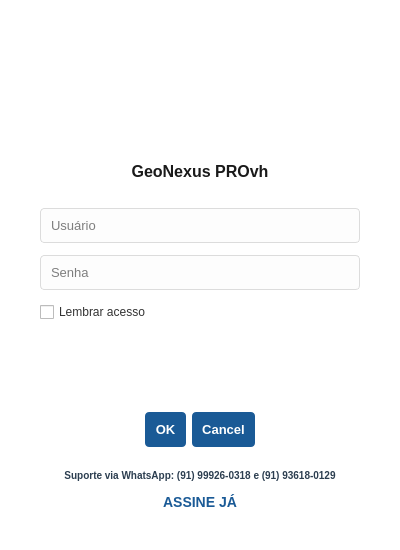
<?xml version="1.0" encoding="UTF-8"?>
<ui version="4.0">
 <class>LoginForm</class>
 <widget class="QDialog" name="LoginForm">
  <property name="geometry">
   <rect>
    <x>0</x>
    <y>0</y>
    <width>400</width>
    <height>550</height>
   </rect>
  </property>
  <property name="windowTitle">
   <string>GeoNexus PROvh - Login</string>
  </property>
  <property name="styleSheet">
   <string notr="true">
    QDialog {
        background-color: #ffffff;
    }
    QLabel#titleLabel {
        color: #1a1a1a;
        font-size: 16px;
        font-weight: bold;
    }
    QLineEdit {
        border: 1px solid #dcdcdc;
        border-radius: 4px;
        padding: 8px;
        background-color: #fdfdfd;
        font-size: 13px;
    }
    QLineEdit:focus {
        border: 1px solid #1a5a96;
        background-color: #ffffff;
    }
    QCheckBox {
        color: #333333;
        font-size: 12px;
    }
    QPushButton {
        background-color: #1a5a96;
        color: white;
        border-radius: 4px;
        padding: 10px;
        font-weight: bold;
        font-size: 13px;
    }
    QPushButton:hover {
        background-color: #2980b9;
    }
    QLabel#subscribeLabel {
        color: #1a5a96;
        font-size: 14px;
        font-weight: bold;
        text-decoration: none;
    }
    QLabel#subscribeLabel:hover {
        color: #2980b9;
    }
   </string>
  </property>
  <layout class="QVBoxLayout" name="verticalLayout">
   <property name="spacing">
    <number>12</number>
   </property>
   <property name="leftMargin">
    <number>40</number>
   </property>
   <property name="topMargin">
    <number>40</number>
   </property>
   <property name="rightMargin">
    <number>40</number>
   </property>
   <property name="bottomMargin">
    <number>40</number>
   </property>
   <item>
    <layout class="QHBoxLayout" name="horizontalLayoutLogo">
     <item>
      <spacer name="horizontalSpacerLeft">
       <property name="orientation"><enum>Qt::Horizontal</enum></property>
       <property name="sizeHint" stdset="0"><size><width>40</width><height>20</height></size></property>
      </spacer>
     </item>
     <item>
      <widget class="QLabel" name="logoLabel">
       <property name="minimumSize"><size><width>250</width><height>100</height></size></property>
       <property name="maximumSize"><size><width>250</width><height>100</height></size></property>
       <property name="text"><string/></property>
       <property name="pixmap"><pixmap>logo_geonexus.png</pixmap></property>
       <property name="scaledContents"><bool>true</bool></property>
       <property name="alignment"><set>Qt::AlignCenter</set></property>
      </widget>
     </item>
     <item>
      <spacer name="horizontalSpacerRight">
       <property name="orientation"><enum>Qt::Horizontal</enum></property>
       <property name="sizeHint" stdset="0"><size><width>40</width><height>20</height></size></property>
      </spacer>
     </item>
    </layout>
   </item>
   <item>
    <spacer name="verticalSpacer_top">
     <property name="orientation"><enum>Qt::Vertical</enum></property>
     <property name="sizeType"><enum>QSizePolicy::Fixed</enum></property>
     <property name="sizeHint" stdset="0"><size><width>20</width><height>10</height></size></property>
    </spacer>
   </item>
   <item>
    <widget class="QLabel" name="titleLabel">
     <property name="text"><string>GeoNexus PROvh</string></property>
     <property name="alignment"><set>Qt::AlignCenter</set></property>
    </widget>
   </item>
   <item>
    <spacer name="verticalSpacer_mid">
     <property name="orientation"><enum>Qt::Vertical</enum></property>
     <property name="sizeType"><enum>QSizePolicy::Fixed</enum></property>
     <property name="sizeHint" stdset="0"><size><width>20</width><height>15</height></size></property>
    </spacer>
   </item>
   <item>
    <widget class="QLineEdit" name="lineUser">
     <property name="placeholderText"><string>Usuário</string></property>
    </widget>
   </item>
   <item>
    <widget class="QLineEdit" name="linePass">
     <property name="echoMode"><enum>QLineEdit::Password</enum></property>
     <property name="placeholderText"><string>Senha</string></property>
    </widget>
   </item>
   <item>
    <widget class="QCheckBox" name="saveCredentialsCheckBox">
     <property name="text"><string>Lembrar acesso</string></property>
    </widget>
   </item>
   <item>
    <spacer name="verticalSpacer_bottom">
     <property name="orientation"><enum>Qt::Vertical</enum></property>
     <property name="sizeType"><enum>QSizePolicy::Expanding</enum></property>
     <property name="sizeHint" stdset="0"><size><width>20</width><height>20</height></size></property>
    </spacer>
   </item>
   <item>
    <widget class="QDialogButtonBox" name="buttonBox">
     <property name="orientation"><enum>Qt::Horizontal</enum></property>
     <property name="standardButtons"><set>QDialogButtonBox::Cancel|QDialogButtonBox::Ok</set></property>
     <property name="centerButtons"><bool>true</bool></property>
    </widget>
   </item>
   <item>
    <widget class="QLabel" name="supportLabel">
     <property name="styleSheet">
      <string notr="true">color: #2c3e50; font-size: 10px; font-weight: bold; margin-top: 10px;</string>
     </property>
     <property name="text"><string>Suporte via WhatsApp: (91) 99926-0318 e (91) 93618-0129</string></property>
     <property name="alignment"><set>Qt::AlignCenter</set></property>
    </widget>
   </item>
   <item>
    <widget class="QLabel" name="subscribeLabel">
     <property name="cursor"><cursorShape>PointingHandCursor</cursorShape></property>
     <property name="text">
      <string>&lt;a href=&quot;https://pay.hotmart.com/V105695953Y?checkoutMode=6&quot; style=&quot;color: #1a5a96; text-decoration: none;&quot;&gt;ASSINE JÁ&lt;/a&gt;</string>
     </property>
     <property name="alignment"><set>Qt::AlignCenter</set></property>
     <property name="openExternalLinks"><bool>true</bool></property>
    </widget>
   </item>
  </layout>
 </widget>
 <resources/>
 <connections/>
</ui>
